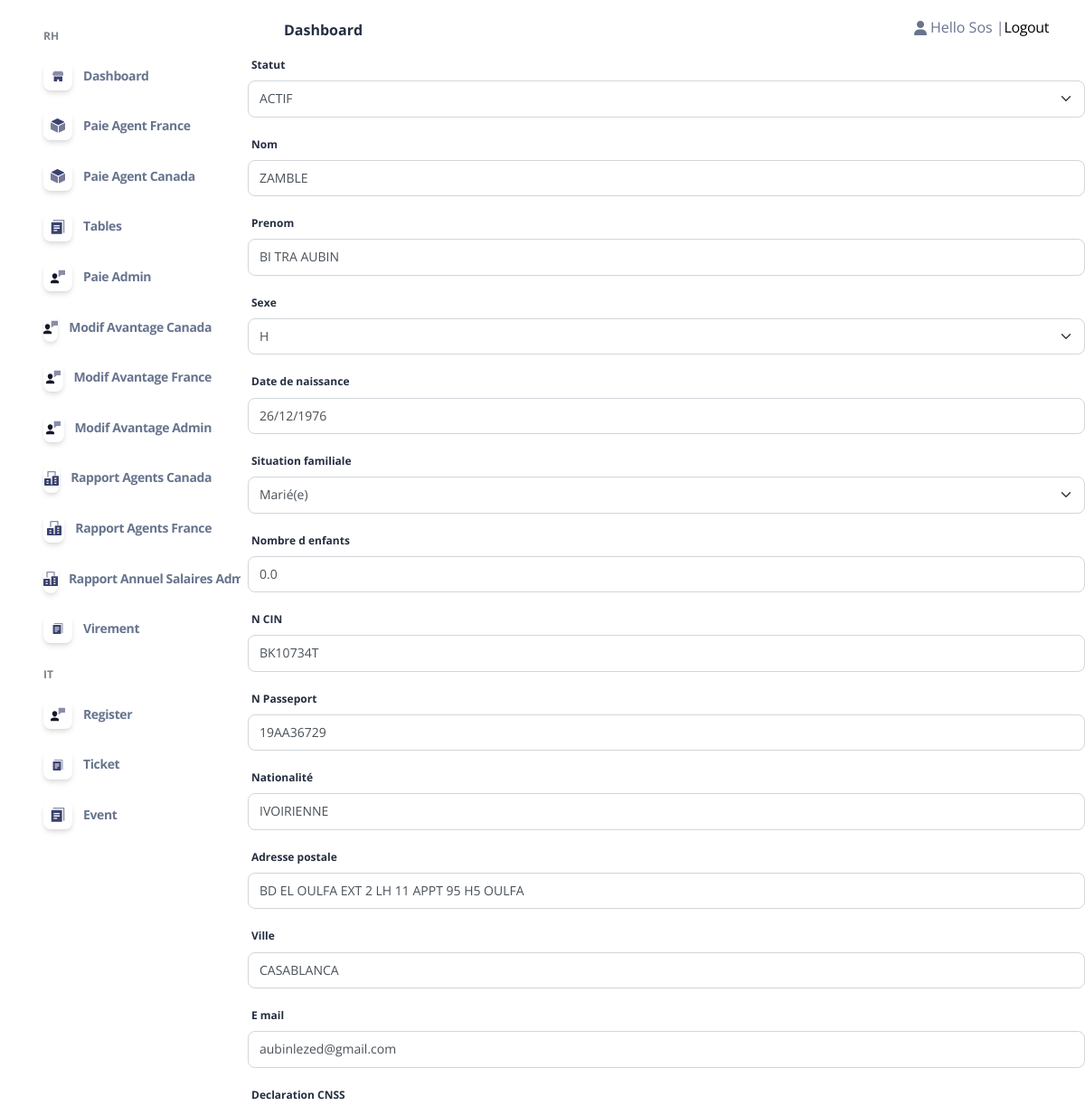
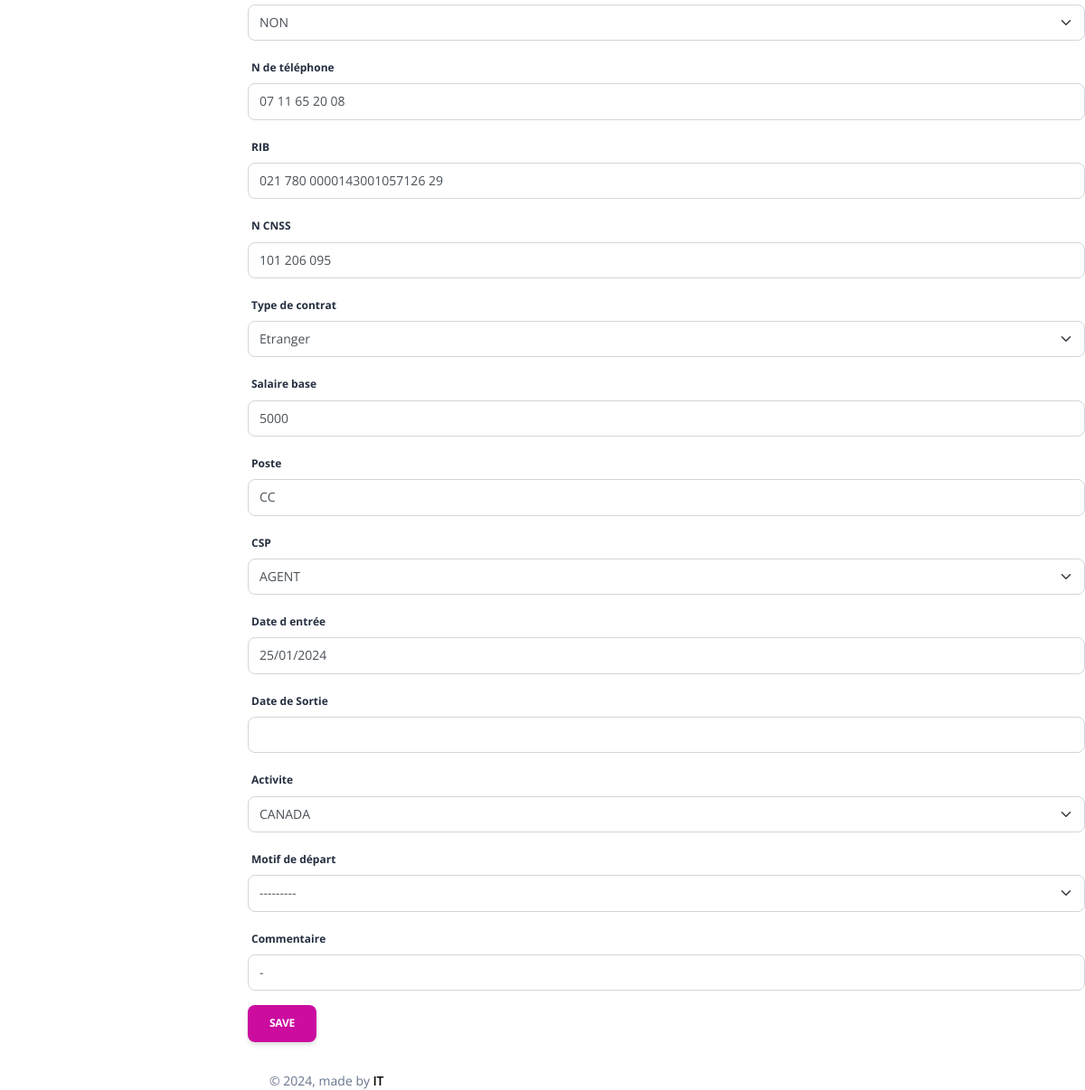
The page /EditC/14 (signed in) on the database as committed earlier (2 pictures, top to bottom).
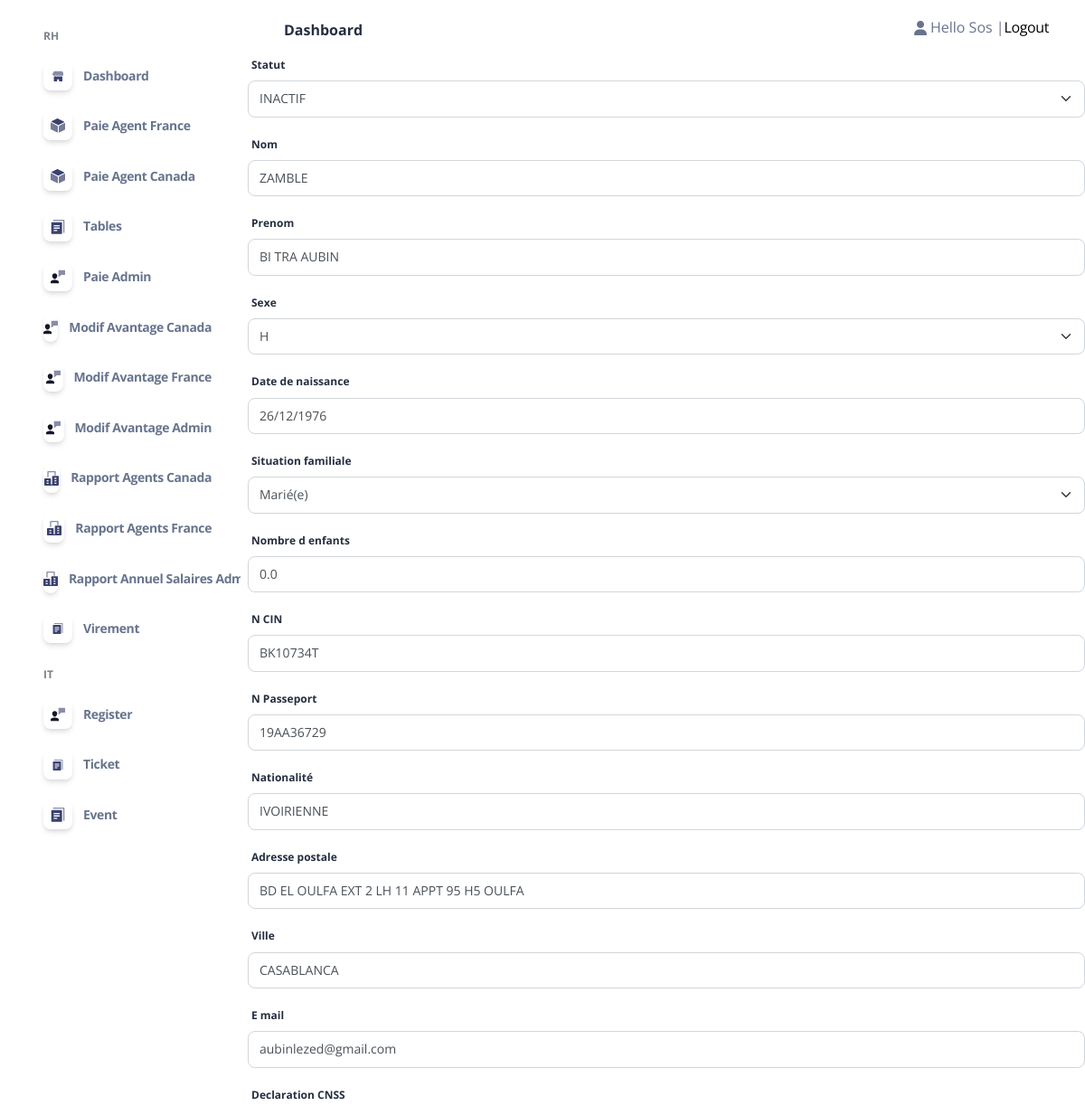
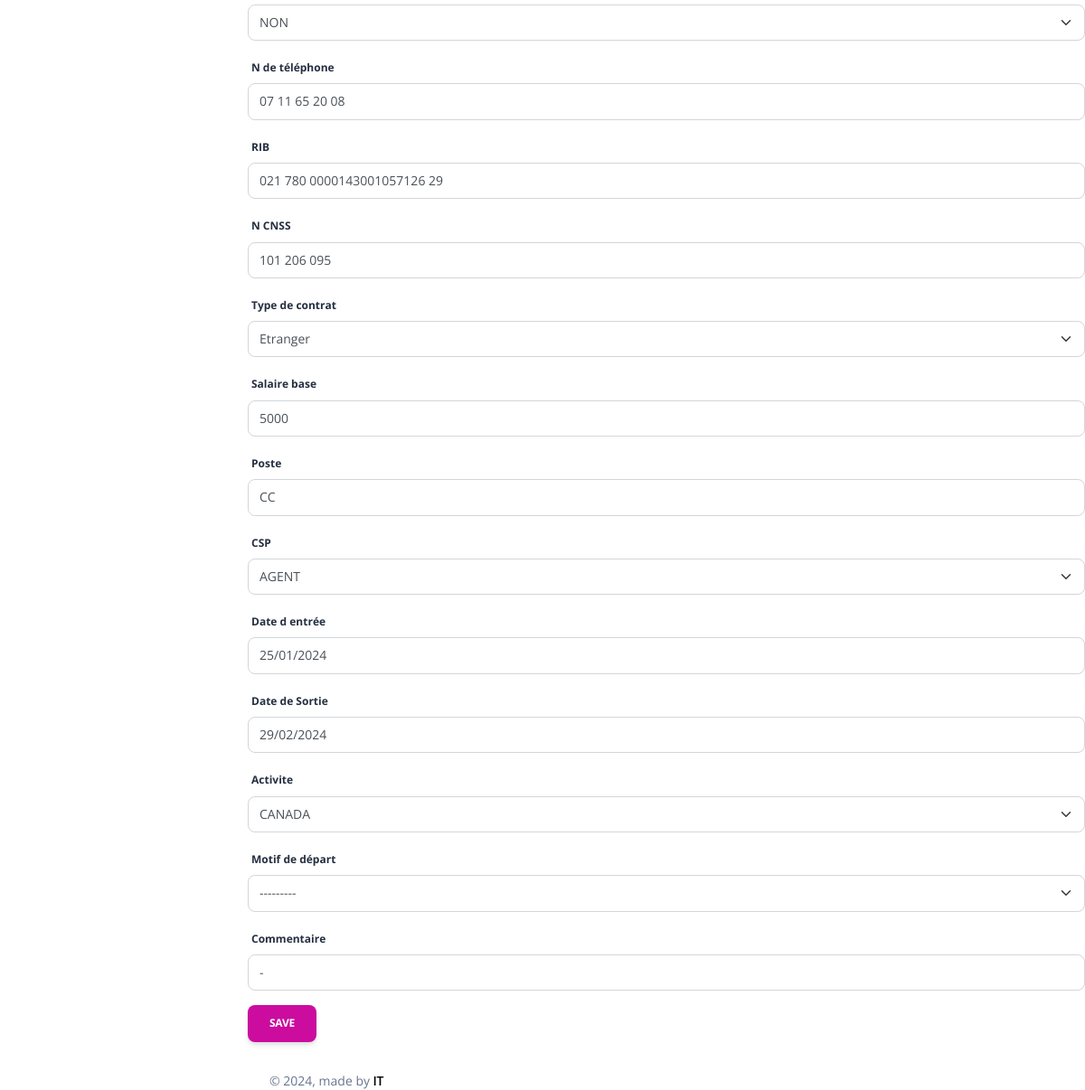
The same page on the database as committed later (2 pictures, top to bottom).
### admin_Sos/models.py (models this page shows, shortened)
class Collaborateur(models.Model):
    Statut_P= (
        ('AGENT','AGENT'),
        ('CADRE','CADRE'),
        ('TECHNICIEN','TECHNICIEN'),
        ('STAGIAIRE','STAGIAIRE'),
    )
    STATUT_statut = (
        ('ACTIF','ACTIF'),
        ('INACTIF','INACTIF'),
        ('FORMATION','FORMATION'),
        ('STAGE','STAGE'),
    )
    STATUT_activite = (
        ('FRANCE','FRANCE'),
        ('CANADA','CANADA'),
    )
    STATUT_causededepart = (
        ('Demission','Demission'),
        ('Licenciement','Licenciement'),
        ('FPE','FPE'),
        ('Fin de contrat','Fin de contrat'),
        ('Comportement','Comportement'),
        ('Etudes','Etudes'),
        ('Sans motif(Volantaire)','Sans motif(Volantaire)'),
        ('Autre','Autre'),
    )
    Contart = (
        ('Etranger','Etranger'),
        ('Stage','Stage'),
        ('CDD','CDD'),
        ('CDI','CDI'),
    )
    TTGD = (
        ('Célibataire ','Célibataire'),
        ('Marié(e)','Marié(e)'),
        ('Divorcé(e)','Divorcé(e)'),
        ('Veuf(ve)','Veuf(ve)'),
    )
    statut_sexe = (
        ('H','H'),
        ('F','F'),
    )
    statut_TF = (
        ('OUI','OUI'),
        ('NON','NON'),
    )
    Statut = models.CharField(max_length=10,null=True,blank=True,choices=STATUT_statut)
    Nom = models.CharField(max_length=500,null=True,blank=True)
    Prenom = models.CharField(max_length=500,null=True,blank=True)
    Sexe = models.CharField(max_length=50,null=True,blank=True,choices=statut_sexe)
    Date_de_naissance = models.DateField(null=True,blank=True)
    Age = models.PositiveIntegerField(null=True,blank=True)
    Situation_familiale = models.CharField(max_length=100, null=True,blank=True,choices=TTGD)
    Nombre_d_enfants = models.FloatField(default=0, null=True,blank=True)
    N_CIN =models.CharField(default="-",max_length=120 ,null=True,blank=True)
    N_Passeport=models.CharField(default="-",max_length=300 ,null=True,blank=True)
    Nationalité=models.CharField(default="-",max_length=200,null=True,blank=True)
    Adresse_postale=models.CharField(default="-",max_length=200,null=True,blank=True)
    Ville=models.CharField(default="-",max_length=100,null=True,blank=True)
    E_mail= models.EmailField(null=True,blank=True)
    Declaration_CNSS= models.CharField(max_length=100,null=True,blank=True,choices=statut_TF)
    N_de_téléphone=models.CharField(max_length=200,null=True,blank=True)
    RIB = models.CharField(default="-",max_length=300,null=True,blank=True)
    N_CNSS= models.CharField(default="-",max_length=200,null=True,blank=True)
    Type_de_contrat= models.CharField(max_length=100,null=True,blank=True,choices=Contart)
    Salaire_base = models.PositiveBigIntegerField(default=0,null=True,blank=True)
    Nombre_de_Jour_Travaille_Admin= models.PositiveIntegerField(default=0,null=True,blank=True)
    Poste = models.CharField(max_length=100,null=True,blank=True)
    CSP = models.CharField(max_length=100,null=True,blank=True,choices=Statut_P)
    Date_d_entrée = models.DateField(null=True,blank=True)
    Date_de_Sortie = models.DateField(null=True,blank=True)
    anciennetee = models.IntegerField(default=0,null=True, blank=True)
    Motif_de_départ = models.CharField(default="-",max_length=1000,null=True,blank=True,choices=STATUT_causededepart)
    Commentaire = models.CharField(default="-",max_length=1000,null=True,blank=True)
    Prime_Produit = models.FloatField(default=0,null=True,blank=True)
    Nbre_d_heures_Travaillees= models.FloatField(default=0,null=True,blank=True)
    Planifier= models.FloatField(default=0,null=True,blank=True)
    Avance_sur_salaire = models.FloatField(default=0,null=True,blank=True)
    S_H = models.FloatField(default=0,null=True, blank=True)
    Activite=models.CharField(max_length=100,null=True,blank=True,choices=STATUT_activite)
    user =models.OneToOneField(User, null=True,blank=True,on_delete=models.CASCADE)

### admin_Sos/decorators.py (the view)
        def wrapper_func(request,*args, **kwargs):
            group=None
            if request.user.groups.exists():
                group= request.user.groups.all()[0].name
            if group == 'Admin':
                return view_func(request,*args, **kwargs)
            if group == 'Agent':
                return redirect('home')
            else:
                return redirect('login')

### admin_Sos/forms.py
class Collaborateurform(forms.ModelForm):
    class Meta:
        model=Collaborateur
        fields = ['Statut','Nom', 'Prenom','Sexe', 'Date_de_naissance','Situation_familiale','Nombre_d_enfants','N_CIN','N_Passeport','Nationalité','Adresse_postale','Ville','E_mail','Declaration_CNSS','N_de_téléphone','RIB','N_CNSS','Type_de_contrat','Salaire_base','Poste','CSP','Date_d_entrée','Date_de_Sortie','Activite','Motif_de_départ','Commentaire']

### admin_Sos/views.py (called while the page is built)
@login_required(login_url='login')
@admin_only
def EditCView(request,id):
    instance= Collaborateur.objects.get(id=id)
    if request.method == "POST":
        form = Collaborateurform(data=request.POST,files=request.FILES,instance=instance)
        if form.is_valid():
            form.save()
            return redirect('table')
    if request.method == "GET":
        form = Collaborateurform(instance=instance)
    return render(request,'admin_/EditC.html',{'form':form,'collaborateur':instance})

### Templates/admin_/EditC.html (shortened to what this page needs)
{% extends 'admin_/Base/homebase_admin.html' %}
{% block body %}{% include 'admin_/content/Modify/content_editC.html'%}{% endblock  %}

### Templates/admin_/Base/homebase_admin.html (shortened to what this page needs)
{% load static %}
<!DOCTYPE html>
<html lang="en">
<head>
  <link href="{% static '' %}Admin Page/assets/css/nucleo-icons.css" rel="stylesheet" />
  <link href="{% static '' %}Admin Page/assets/css/nucleo-svg.css" rel="stylesheet" />
  <link href="{% static '' %}Admin Page/assets/css/nucleo-svg.css" rel="stylesheet" />
  <link id="pagestyle" href="{% static '' %}Admin Page/assets/css/soft-ui-dashboard.css?v=1.0.2" rel="stylesheet" />
</head>
<body>
  {% include  'admin_/Base/header_admin.html' %}
        {% block body %}{% endblock  %}
        {% block foot %}
        {% include 'admin_/Base/footer_admin.html' %}
        {% endblock  %}
</body>
</html>

### Templates/admin_/Base/header_admin.html (shortened to what this page needs)
{% load static %}
<body class="g-sidenav-show h-100  bg-gray-100" style="background-color: white !important;">
  <aside class="sidenav navbar navbar-vertical navbar-expand-xs border-0 border-radius-xl my-3 fixed-left ms-3" id="sidenav-main">
    <div class="collapse navbar-collapse h-100 w-200" id="sidenav-collapse-main">
      <ul class="navbar-nav">
        <li class="nav-item mt-3">
          <h6 class="ps-4 ms-2 text-uppercase text-xs font-weight-bolder opacity-6" style="font-weight: bold;!important">RH</h6>
        </li>
        <li class="nav-item">
          <a class="nav-link  {% if request.path == '/home_admin/' %}active{% endif %}" href="{% url 'home_admin' %}">
            <div class="icon icon-shape icon-sm shadow border-radius-md bg-white text-center me-2 d-flex align-items-center justify-content-center">
            </div>
            <span class="nav-link-text ms-1" style="font-weight: bold;!important">Dashboard</span>
          </a>
        </li>
        <li class="nav-item">
          <a class="nav-link {% if request.path == '/HW/' %}active{% endif %}" href="{% url 'tableF' %}">
            <div class="icon icon-shape icon-sm shadow border-radius-md bg-white text-center me-2 d-flex align-items-center justify-content-center">
            </div>
            <span class="nav-link-text ms-1"style="font-weight: bold;!important">Paie Agent France</span>
          </a>
        </li>
        <li class="nav-item">
          <a class="nav-link {% if request.path == '/HW/' %}active{% endif %}" href="{% url 'tableC' %}">
            <div class="icon icon-shape icon-sm shadow border-radius-md bg-white text-center me-2 d-flex align-items-center justify-content-center">
            </div>
            <span class="nav-link-text ms-1"style="font-weight: bold;!important">Paie Agent Canada</span>
          </a>
        </li>
        <li class="nav-item">
          <a class="nav-link {% if request.path == '/table/' %}active{% endif %} " href="{% url 'table' %}">
            <div class="icon icon-shape icon-sm shadow border-radius-md bg-white text-center me-2 d-flex align-items-center justify-content-center">
            </div>
            <span class="nav-link-text ms-1"style="font-weight: bold;!important">Tables</span>
          </a>
        </li>
        <li class="nav-item">
          <a class="nav-link {% if request.path == '/Salaire Admin/' %}active{% endif %} " href="{% url 'salaire_admin' %}">
            <div class="icon icon-shape icon-sm shadow border-radius-md bg-white text-center me-2 d-flex align-items-center justify-content-center">
            </div>
            <span class="nav-link-text ms-1"style="font-weight: bold;!important">Paie Admin</span>
          </a>
        </li>
        <li class="nav-item">
          <a class="nav-link {% if request.path == '/Modif Salaire Agent Canada/' %}active{% endif %}  " href="{% url 'ModifSC' %}">
            <div class="icon icon-shape icon-sm shadow border-radius-md bg-white text-center me-2 d-flex align-items-center justify-content-center">
            </div>
            <span class="nav-link-text ms-1"style="font-weight: bold;!important">Modif Avantage Canada</span>
          </a>
        </li>
        <li class="nav-item">
          <a class="nav-link {% if request.path == '/Modif Salaire Agent France/' %}active{% endif %}  " href="{% url 'ModifSF' %}">
            <div class="icon icon-shape icon-sm shadow border-radius-md bg-white text-center me-2 d-flex align-items-center justify-content-center">
            </div>
            <span class="nav-link-text ms-1"style="font-weight: bold;!important">Modif Avantage France</span>
          </a>
        </li>
        <li class="nav-item">
          <a class="nav-link {% if request.path == '/Modif Salaire Agent Admin/' %}active{% endif %}  " href="{% url 'ModifSA' %}">
            <div class="icon icon-shape icon-sm shadow border-radius-md bg-white text-center me-2 d-flex align-items-center justify-content-center">
            </div>
            <span class="nav-link-text ms-1"style="font-weight: bold;!important">Modif Avantage Admin</span>
          </a>
        </li>
        <li class="nav-item">
          <a class="nav-link  {% if request.path == '/rapport Agent Canada/' %}active{% endif %} " href="{% url 'rapport Agent Canada' %}">
            <div class="icon icon-shape icon-sm shadow border-radius-md bg-white text-center me-2 d-flex align-items-center justify-content-center">
            </div>
            <span class="nav-link-text ms-1"style="font-weight: bold;!important">Rapport Agents Canada</span>
          </a>
        </li>
        <li class="nav-item">
          <a class="nav-link  {% if request.path == '/rapport Agent France/' %}active{% endif %} " href="{% url 'rapport Agent France' %}">
            <div class="icon icon-shape icon-sm shadow border-radius-md bg-white text-center me-2 d-flex align-items-center justify-content-center">
            </div>
            <span class="nav-link-text ms-1"style="font-weight: bold;!important">Rapport Agents France</span>
          </a>
        </li>
        <li class="nav-item">
          <a class="nav-link {% if request.path == '/rapport Admin/' %}active{% endif %} " href="{% url 'rapport Admin' %}">
            <div class="icon icon-shape icon-sm shadow border-radius-md bg-white text-center me-2 d-flex align-items-center justify-content-center">
            </div>
            <span class="nav-link-text ms-1"style="font-weight: bold;!important">Rapport Annuel Salaires Admins</span>
          </a>
        </li>
        <li class="nav-item">
          <a class="nav-link {% if request.path == '/Virement/' %}active{% endif %} " href="{% url 'virement' %}">
            <div class="icon icon-shape icon-sm shadow border-radius-md bg-white text-center me-2 d-flex align-items-center justify-content-center">
            </div>
            <span class="nav-link-text ms-1"style="font-weight: bold;!important">Virement</span>
          </a>
        </li>
        <li class="nav-item mt-3">
          <h6 class="ps-4 ms-2 text-uppercase text-xs font-weight-bolder opacity-6" style="font-weight: bold;!important">IT</h6>
        </li>
        <li class="nav-item">
          <a class="nav-link {% if request.path == '/register/' %}active{% endif %} " href="{% url 'register' %}">
            <div class="icon icon-shape icon-sm shadow border-radius-md bg-white text-center me-2 d-flex align-items-center justify-content-center">
            </div>
            <span class="nav-link-text ms-1"style="font-weight: bold;!important">Register</span>
          </a>
        </li>
        <li class="nav-item">
          <a class="nav-link {% if request.path == '/test/' %}active{% endif %} " href="">
            <div class="icon icon-shape icon-sm shadow border-radius-md bg-white text-center me-2 d-flex align-items-center justify-content-center">
            </div>
            <span class="nav-link-text ms-1"style="font-weight: bold;!important">Ticket</span>
          </a>
        </li>
        <li class="nav-item">
          <a class="nav-link {% if request.path == '/tableEV/' %}active{% endif %} " href="{% url 'tableEV' %}">
            <div class="icon icon-shape icon-sm shadow border-radius-md bg-white text-center me-2 d-flex align-items-center justify-content-center">
            </div>
            <span class="nav-link-text ms-1"style="font-weight: bold;!important">Event</span>
          </a>
        </li>
      </ul>
    </div>
  </aside>
  <main class="main-content mt-1 border-radius-lg">
    <nav class="navbar navbar-main navbar-expand-lg px-0 mx-4 shadow-none border-radius-xl" id="navbarBlur" navbar-scroll="true">
      <div class="container-fluid py-1 px-3">
        <nav aria-label="breadcrumb">
          <ol class="breadcrumb bg-transparent mb-0 pb-0 pt-1 px-0 me-sm-6 me-5">
          </ol>
          <h6 class="font-weight-bolder mb-0"style="font-weight: bold;!important;" >Dashboard</h6>
        </nav>
        <div class="collapse navbar-collapse mt-sm-0 mt-2 me-md-0 me-sm-4" id="navbar">
          <ul class="navbar-nav  justify-content-end">
            <li class="nav-item d-flex align-items-center">
              {% if request.user.is_authenticated%}
                <i class="fa fa-user me-sm-1"></i>
				    			    <div> Hello {{request.user}} | </a></div>
                      <div><a  href="{% url 'logout' %}" > Logout</a></div>
						  {% endif %}
            </li>
          </ul>
        </div>
      </div>
    </nav>

### Templates/admin_/content/Modify/content_editC.html (shortened to what this page needs)
{% load crispy_forms_tags %}
<form method="POST" enctype="multipart/form-data" data-url="{% url 'EditC' id=collaborateur.id %}" class="create-form">
   {{form|crispy}}
   <button type="submit" name="Ajouter" value="Ajouter" class="btn btn-primary">Save</button>
</form>

### Templates/admin_/Base/footer_admin.html (shortened to what this page needs)
{% load static %}
<footer class="footer pt-3">
        <div class="container-fluid">
          <div class="row align-items-center justify-content-lg-between">
            <div class="col-lg-6 mb-lg-0 mb-4">
              <div class="copyright text-center text-sm text-muted text-lg-left">
                © ,
                made by
                <a href="" class="font-weight-bold" target="_blank">IT</a>
              </div>
            </div>
          </div>
        </div>
      </footer>
  </main>
</body>

### static/Admin Page/assets/css/nucleo-svg.css (style rules this page uses)
.icon { display: inline-block; color: #111111; height: 1em; width: 1em; }
.icon-sm { height: 0.8em; width: 0.8em; }
.icon { fill: currentColor; stroke: none; }

Rows that differ between the two databases and show on the page:
changed Collaborateur "ZAMBLE": Statut "ACTIF" → "INACTIF"; Date_de_Sortie (not shown) → "29/02/2024"
